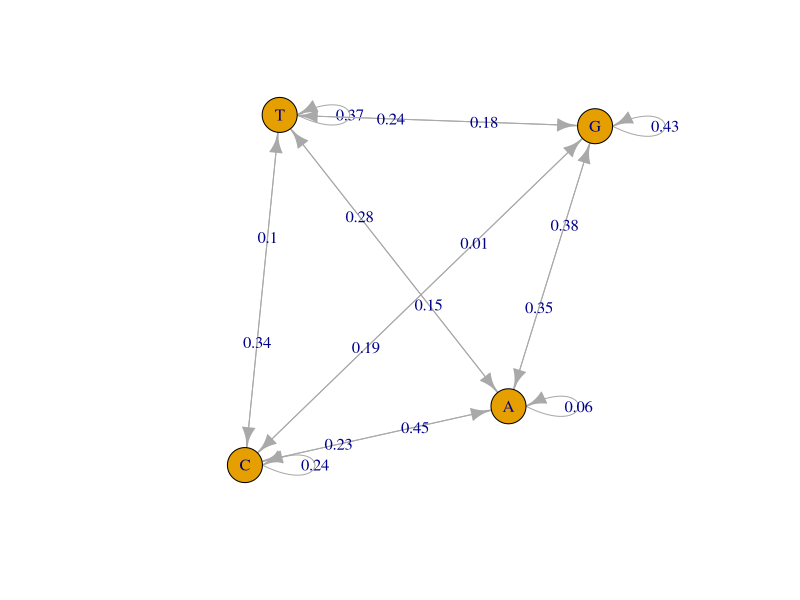

Write R code to recreate this figure.
## ---- chunk 1
knitr::opts_chunk$set(echo = TRUE)
## ---- chunk 2
library(igraph)
## ---- chunk 3
set.seed(1234)
# generate random transition matrix 4x4 with each row summing to 1
transition_matrix <- matrix(runif(16), nrow=4, ncol=4)
transition_matrix <- transition_matrix/rowSums(transition_matrix)
#convert transition matrix to table with columns A , C, G, T
colnames(transition_matrix) <- c("A", "C", "G", "T")
rownames(transition_matrix) <- c("A", "C", "G", "T")
#plot a graph of transition matrix above with directed edges
g <- graph.adjacency(transition_matrix, mode="directed", weighted=TRUE)
plot(g, edge.label=round(E(g)$weight, 2), vertex.size=20, layout=layout.fruchterman.reingold)

